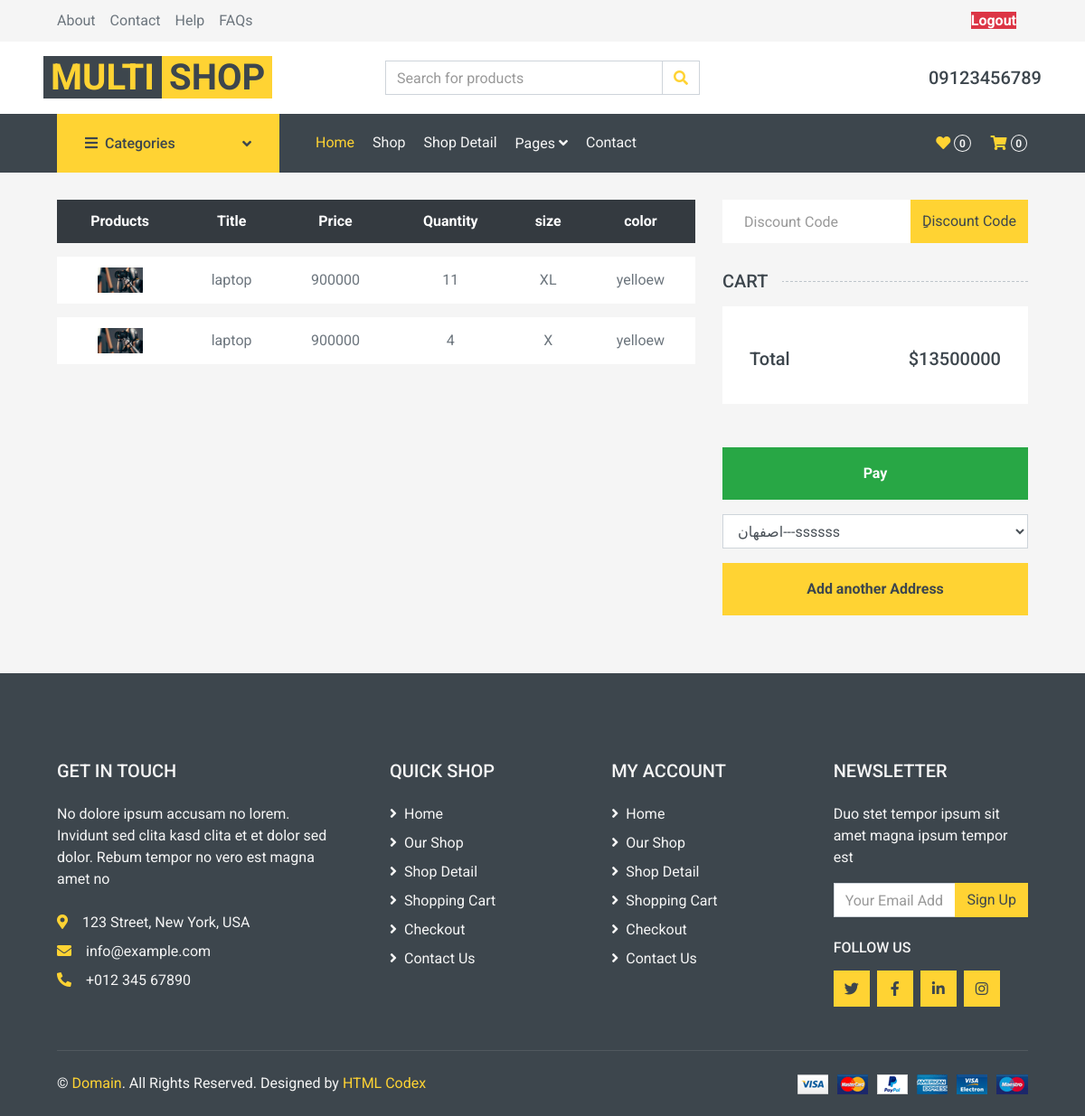
/cart/order/26 (signed in), run on the app's committed database.
### account/models.py (models this page shows, shortened)
class User(AbstractBaseUser):
    email = models.EmailField(
        verbose_name="ادرس ایمیل",
        max_length=255,
        unique=True
    )
    fullname = models.CharField(max_length=50, verbose_name='نام و نام خوانوادگی')
    phone = models.CharField(max_length=12, unique=True, verbose_name='شماره تلفن')
    is_active = models.BooleanField(default=True)
    is_admin = models.BooleanField(default=False, verbose_name='ادمین')
    image = models.ImageField(upload_to='user-image', null=True, blank=True, verbose_name='عکس پروفایل' )
    objects = UserManager()
    USERNAME_FIELD = "phone"
    REQUIRED_FIELDS = []

### cart/models.py (models this page shows, shortened)
class OrderItem(models.Model):
    order = models.ForeignKey(Order, on_delete=models.CASCADE, related_name='items')
    product = models.ForeignKey(Product, on_delete=models.CASCADE, related_name='items')
    size = models.CharField(max_length=12)
    color = models.CharField(max_length=12)
    quantity = models.SmallIntegerField()
    price = models.PositiveIntegerField()

class Order(models.Model):
    user = models.ForeignKey(User, on_delete=models.CASCADE, related_name='orders')
    total_price = models.IntegerField(default=0)
    created_at = models.DateTimeField(auto_now_add=True)
    is_paid = models.BooleanField(default=False)

### product/models.py (models this page shows, shortened)
class Product(models.Model):
    title = models.CharField(max_length=30)
    description = models.TextField()
    price = models.IntegerField()
    discount = models.SmallIntegerField()
    image = models.ImageField(upload_to='products')
    size = models.ManyToManyField(Size, blank=True, null=True, related_name='products')
    color = models.ManyToManyField(Color, related_name='products')

### cart/views.py (the view)
# urls.py: path('order/<int:pk>', views.OrderDetailView.as_view(), name='order_detail'),
class OrderDetailView(View):
    def get(self, request, pk):
        order = get_object_or_404(Order, id=pk)
        return render(request, 'cart/order_detail.html', {'order': order})

### cart/templates/cart/order_detail.html (shortened to what this page needs)
{% extends 'base.html' %}
{% load static %}
{% block main %}
    <div class="container-fluid">
        <div class="row px-xl-5">
            <div class="col-lg-8 table-responsive mb-5">
                <table class="table table-light table-borderless table-hover text-center mb-0">
                    <thead class="thead-dark">
                    <tr>
                        <th>Products</th>
                        <th>Title</th>
                        <th>Price</th>
                        <th>Quantity</th>
                        <th>size</th>
                        <th>color</th>
                    </tr>
                    </thead>
                    <tbody class="align-middle">
                    {% for item in order.items.all %}
                        <tr>
                            <td class="align-middle"><img src="{{ item.product.image.url }}" alt=""
                                                          style="width: 50px;"></td>
                            <td class="align-middle">{{ item.product.title }}</td>
                            <td class="align-middle">{{ item.price }}</td>
                            <td class="align-middle">
                                {{ item.quantity }}
                            </td>
                            <td class="align-middle">{{ item.size }}</td>
                            <td class="align-middle">{{ item.color }}</td>
                        </tr>
                    {% endfor %}
                    </tbody>
                </table>
            </div>
            <div class="col-lg-4">
                <form class="mb-30" method="post" action="{% url 'cart:apply_discount' order.id %}">
                    <div class="input-group">
                        <input type="text" name="discount_code" class="form-control border-0 p-4"
                               placeholder="Discount Code">
                        <div class="input-group-append">
                            <button class="btn btn-primary">ِِDiscount Code</button>
                        </div>
                    </div>
                </form>
                <h5 class="section-title position-relative text-uppercase mb-3"><span class="bg-secondary pr-3">Cart </span>
                </h5>
                <div class="bg-light p-30 mb-5">
                    <div class="pt-2">
                        <div class="d-flex justify-content-between mt-2">
                            <h5>Total</h5>
                            <h5>${{ order.total_price }}</h5>
                        </div>
                    </div>
                </div>
                {% if request.user.addresses.all %}
                    <form  method="post">
                    <button type="submit"
                                    class="btn btn-block btn-success font-weight-bold my-3 py-3">Pay
                            </button>
                             <select name="address" class="form-control" aria-label="Default select example">
                            {% for address in request.user.addresses.all %}
                                <option value="{{ address.address }}">{{ address.address }}---{{ address.postal_code }}</option>
                            {% endfor %}
                             </select>
                            <a href="{% url 'account:add_address' %}?next={% url 'cart:order_detail' order.id %}"
                               class="btn btn-block btn-primary font-weight-bold my-3 py-3">Add another Address
                            </a>
                    </form>
                {% else %}
                    <a href="{% url 'account:add_address' %}?next={% url 'cart:order_detail' order.id %}"
                       class="btn btn-block btn-success font-weight-bold my-3 py-3">you dont have any address, Add one
                    </a>
                {% endif %}
            </div>
        </div>
    </div>
{% endblock %}

### templates/includes/topbar.html (shortened to what this page needs)
{% load static %}
<div class="container-fluid">
    <div class="row bg-secondary py-1 px-xl-5">
        <div class="col-lg-6 d-none d-lg-block">
            <div class="d-inline-flex align-items-center h-100">
                <a class="text-body mr-3" href="">About</a>
                <a class="text-body mr-3" href="">Contact</a>
                <a class="text-body mr-3" href="">Help</a>
                <a class="text-body mr-3" href="">FAQs</a>
            </div>
        </div>
        <div class="col-lg-6 text-center text-lg-right">
            <div class="btn">
                {% if request.user.is_authenticated %}
                    <a class="btn-danger" href="{% url 'account:user_logout' %}"><strong>Logout</strong></a>
                {% else %}
                    <a class="btn-primary" href="{% url 'account:user_login' %}">Login</a>
                    <a class="btn-success"  href="{% url 'account:user_register' %}">Register</a>
                {% endif %}
             </div>
        </div>
    </div>
</div>
<div class="row align-items-center bg-light py-3 px-xl-5 d-none d-lg-flex">
    <div class="col-lg-4">
        <a href="" class="text-decoration-none">
            <span class="h1 text-uppercase text-primary bg-dark px-2">Multi</span>
            <span class="h1 text-uppercase text-dark bg-primary px-2 ml-n1">Shop</span>
        </a>
    </div>
    <div class="col-lg-4 col-6 text-left">
        <form action="">
            <div class="input-group">
                <input type="text" class="form-control" placeholder="Search for products">
                <div class="input-group-append">
                            <span class="input-group-text bg-transparent text-primary">
                                <i class="fa fa-search"></i>
                            </span>
                </div>
            </div>
        </form>
    </div>
    <div class="col-lg-4 col-6 text-right">
        <h5 class="m-0">{{ request.user.phone }}</h5>
    </div>
</div>

### data on the page
User: user.phone "09123456789"
OrderItem: product.image (picture), product "laptop", price "900000", quantity "11", size "XL", color "yelloew"
OrderItem: product.image (picture), product "laptop", price "900000", quantity "4", size "X", color "yelloew"
Order: total_price "13500000"

### other printed values
form field address "اصفهان---ssssss"
